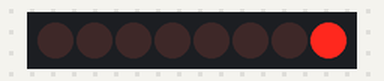
Simulated run of this sketch. Board: Arduino Uno, built with avr-gcc and run on an emulated ATmega328P. Parts: 8 shift-register outputs drawn as a row of LEDs (first output left, lit = HIGH). Wiring (inferred from the names in the program): shift register (74HC595): data pin 11; shift clock pin 12; latch pin 8. Wiring (inferred from the signals the program sends): row of LEDs: on Q0, Q1, Q2, Q3, Q4, Q5, Q6, Q7.

Above: at 0.05 s.
At 0.25 s:
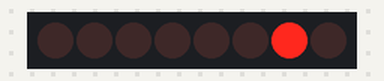
At 0.65 s:
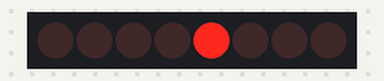
At 1.25 s:
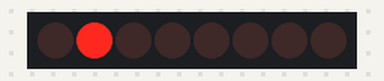
At 4.7 s:
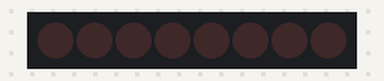
At 9.46 s:
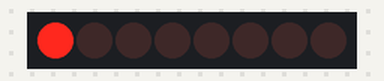
Timing chart, 0 to 10.4 s (numbered marks = the images above):
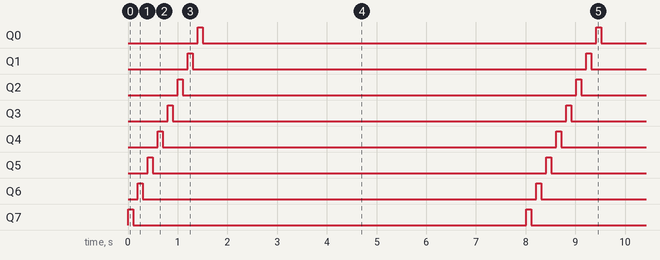

The sketch:

ledBar_02.ino
```cpp
int latchPin = 8;
int dataPin = 11;
int clockPin = 12;

byte leds = 0;

int ledState[40];

void setup()
{
  int i;
  for (i = 0; i < sizeof(ledState); i = i + 1) {
    ledState[i] = 0;
  }
  pinMode(latchPin, OUTPUT);
  pinMode(dataPin, OUTPUT);
  pinMode(clockPin, OUTPUT);
  led_off_all();
}
void loop()
{
  int i;
  /*
  led_on_all();
  led_update();
  delay(1000);
  led_off_all();
  led_update();
  delay(1000);

    led_on(7);
    led_update();
    delay(100);
    led_off(7);
    led_update();
    delay(100);
    led_on(7);
    led_update();
    delay(100);
    led_off(7);
    led_update();
    delay(100);

  for (i = 0; i < 9; i++){
    led_on(i);
    led_update();
    delay(500);
    led_off(i);
    led_update();
    delay(500);
  }

  led_on_all();
    led_update();
    delay(1000);
 */
  for (i = 0; i < 40; i++){
    led_on(i);
    led_update();
    delay(100);
    led_off(i);
    led_update();
    delay(100);
  }
  /**/
  //fill_up(9);
  /*
  led_on(0);
  led_update();
  delay(1000);
  led_off_all();
  led_update();
*/
}
void fill_up(int number){
  int i;
  for (i = number-1; i > -1; i--){
    led_on(i);
    led_update();
    delay(25);
  }
}
void led_on (int ledIndex){
    ledState[ledIndex] = 1;
}
void led_off (int ledIndex){
    ledState[ledIndex] = 0;
}
void led_on_all(){
  int i;
  for (i = 0; i < sizeof(ledState); i = i + 1) {
    ledState[i] = 1;
  }
}
void led_off_all(){
  int i;
  for (i = 0; i < sizeof(ledState); i = i + 1) {
    ledState[i] = 0;
  }
}
void led_update(){
  leds = 0;
  int i;
  for (i = 0; i < sizeof(ledState); i = i + 1) {
    if (ledState[i] == 1){
      bitSet(leds, i);
    }
  }
  updateShiftRegister();
}
void updateShiftRegister()
{
   digitalWrite(latchPin, LOW);
   shiftOut(dataPin, clockPin, LSBFIRST, leds);
   digitalWrite(latchPin, HIGH);
}
```

Measured:
- by itself, Q0–7: alternates HIGH for 0.10 s and LOW for 7.9 s
- by itself, everything shown: repeats every 8.0 s, in 16 steps
